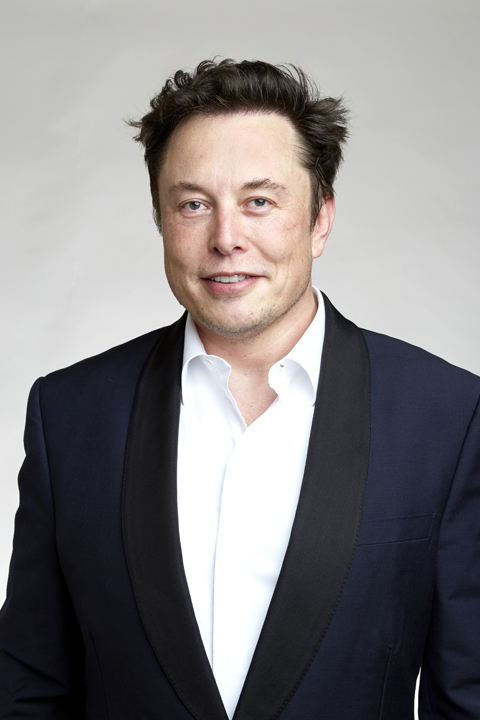
#> input picture celebs/Elon Musk/1.jpg, 480 x 720 px, found by its file name
$ python 16--face_train.py
#> lines starting #> are read from the running program, lines starting #| are printed output that depends on the picture
import os
import cv2 as cv
import numpy as np

people = ['Elon Musk', 'Bill Gates']  # made the list of names
DIR  = r'C:\Users\user\Desktop\ML stuff\openCV\celebs' # path where all names folder is there

haar_cascade = cv.CascadeClassifier('haar_face.xml')  # stored the file with large data in variable

features = []
labels = []

def create_train():
    for person in people:
        path = os.path.join(DIR, person)
        label = people.index(person)  # till here we reached the each name in people

        for img in os.listdir(path):
            img_path = os.path.join(path, img) # till here we reached the iamge in the people
            img_array = cv.imread(img_path)
#> img_array is the input picture: shape (720, 480, 3); mean B, G, R 129.9, 128.8, 131.8
            gray = cv.cvtColor(img_array, cv.COLOR_BGR2GRAY)
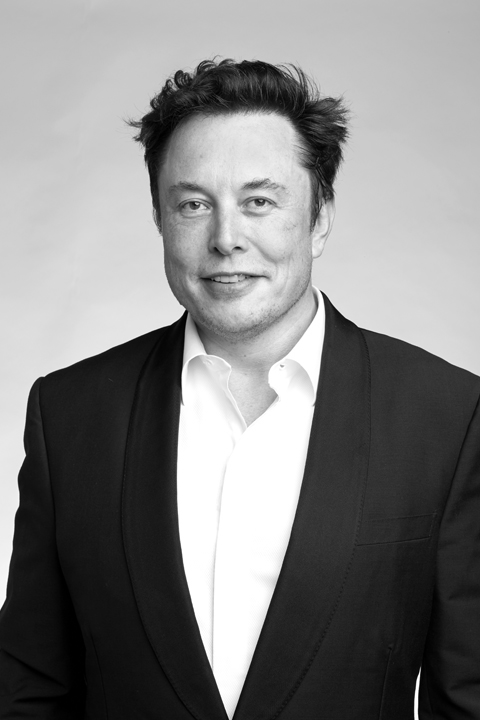
#> gray: shape (720, 480); min 0, max 255, mean 129.8

            faces_rect = haar_cascade.detectMultiScale(gray, scaleFactor=1.1, minNeighbors=4) # to detect the faces
#> faces_rect = [[135, 127, 190, 190]]

            for (x, y, w, h,) in faces_rect:
                faces_roi = gray[y:y+h, x:x+w]
                features.append(faces_roi)
                labels.append(label)
#> this loop made 1 pass
#> pass 1, in create_train, `faces_roi = gray[y:y+h, x:x+w]`:
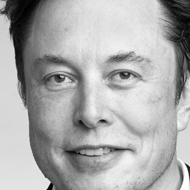
#> faces_roi: shape (190, 190); min 0, max 255, mean 171.3
#> after the loop, features = 1 item; labels = [0]
#> pass 2 of the loop in create_train, `for person in people:`:
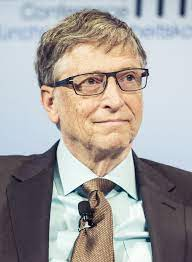
#> input picture celebs/Bill Gates/1.jpg, 192 x 262 px, found by its file name
#> in create_train, img_array is the input picture: shape (262, 192, 3); mean B, G, R 159.5, 161.7, 166.2
#> in create_train, `gray = cv.cvtColor(img_array, cv.COLOR_BGR2GRAY)`:
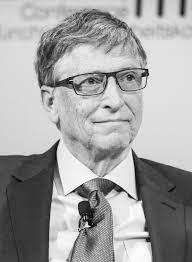
#> gray: shape (262, 192); min 0, max 255, mean 162.8
#> faces_rect = [[51, 40, 108, 108]]
#> the loop in create_train, `for (x, y, w, h,) in faces_rect:` made 1 pass
#> pass 1, in create_train, `faces_roi = gray[y:y+h, x:x+w]`:
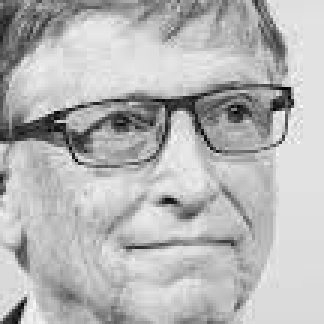
#> faces_roi: shape (108, 108) (shown 3 times larger); min 1, max 249, mean 182.3
#> after the loop in create_train, `for (x, y, w, h,) in faces_rect:`: features = 2 items; labels = [0, 1]

create_train()
print('training done -----------------------')

features = np.array(features, dtype='object')
labels = np.array(labels)

# instantiate the face recognizer
face_recognizer = cv.face.LBPHFaceRecognizer_create()

# train the recognizer on the feature list and labels
face_recognizer.train(features, labels)
face_recognizer.save('face_trained.yml')
np.save('features.npy', features)
np.save('labels.npy', labels)
